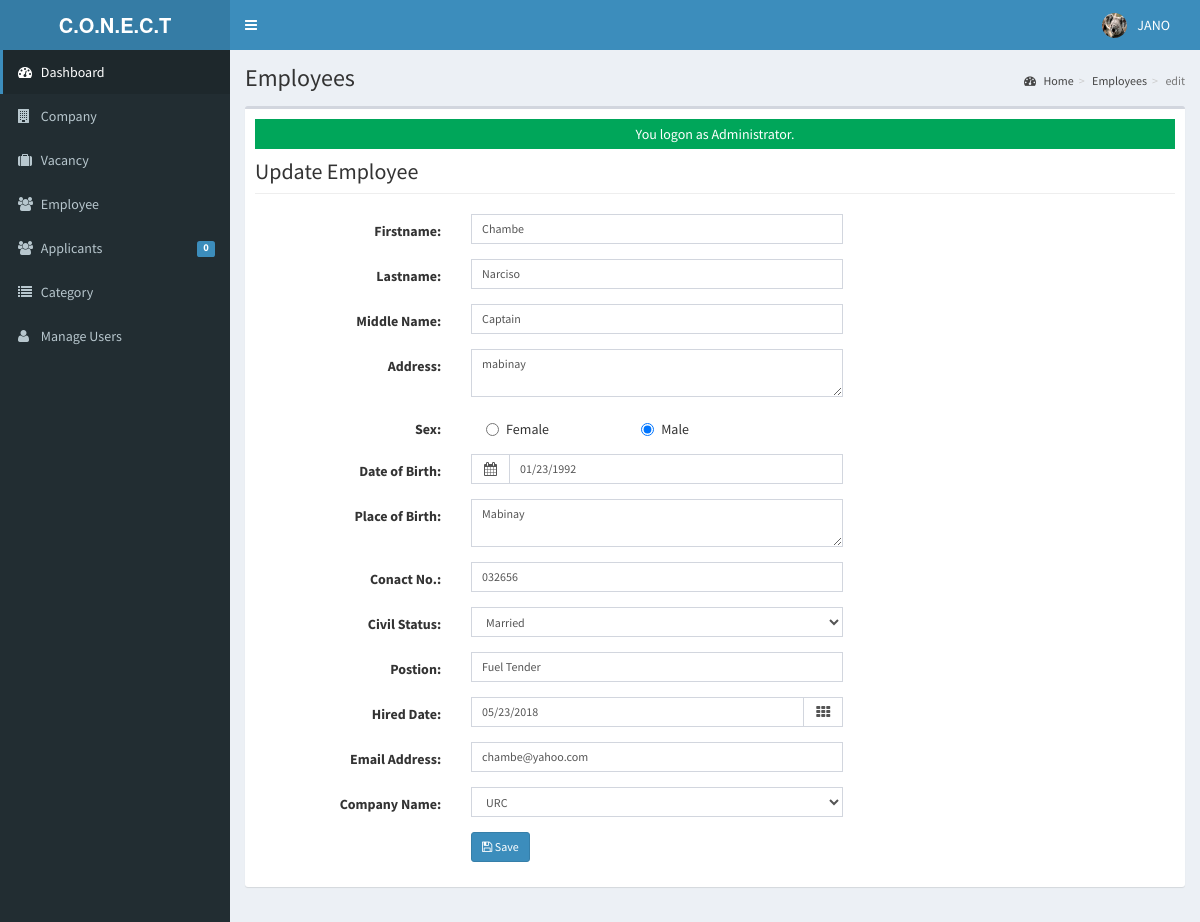
Screenshot of /admin/employee/index.php?view=edit&id=2018001 (signed in) with the database file from the repository.
### tables this page shows
CREATE TABLE IF NOT EXISTS `tblusers` (
  `USERID` varchar(30) NOT NULL,
  `FULLNAME` varchar(40) NOT NULL,
  `USERNAME` varchar(90) NOT NULL,
  `PASS` varchar(90) NOT NULL,
  `ROLE` varchar(30) NOT NULL,
  `PICLOCATION` varchar(255) NOT NULL,
  PRIMARY KEY (`USERID`)
);

CREATE TABLE IF NOT EXISTS `tblemployees` (
  `INCID` int(11) NOT NULL AUTO_INCREMENT,
  `EMPLOYEEID` varchar(30) NOT NULL,
  `FNAME` varchar(50) NOT NULL,
  `LNAME` varchar(50) NOT NULL,
  `MNAME` varchar(50) NOT NULL,
  `ADDRESS` varchar(90) NOT NULL,
  `BIRTHDATE` date NOT NULL,
  `BIRTHPLACE` varchar(90) NOT NULL,
  `AGE` int(11) NOT NULL,
  `SEX` varchar(30) NOT NULL,
  `CIVILSTATUS` varchar(30) NOT NULL,
  `TELNO` varchar(40) NOT NULL,
  `EMP_EMAILADDRESS` varchar(90) NOT NULL,
  `CELLNO` varchar(30) NOT NULL,
  `POSITION` varchar(50) NOT NULL,
  `WORKSTATS` varchar(90) NOT NULL,
  `EMPPHOTO` varchar(255) NOT NULL,
  `EMPUSERNAME` varchar(90) NOT NULL,
  `EMPPASSWORD` varchar(125) NOT NULL,
  `DATEHIRED` date NOT NULL,
  `COMPANYID` int(11) NOT NULL,
  PRIMARY KEY (`INCID`),
  UNIQUE KEY `EMPLOYEEID` (`EMPLOYEEID`)
);

### admin/employee/edit.php (the view, shortened to what the rows shown need)
<?php
 @$empid = $_GET['id'];
  $employee = New Employee();
  $emp = $employee->single_employee($empid);
 ?>
       <div class="center wow fadeInDown">
             <h2 class="page-header">Update Employee</h2>
        </div>
                 <form class="form-horizontal span6" action="controller.php?action=edit" method="POST">
                 <div class="form-group">
                      <div class="col-md-8">
                        <div class="col-md-8">
                           <input class="form-control input-sm" id="FNAME" name="FNAME" placeholder=
                              "Firstname" type="text" value="<?php echo $emp->FNAME;?>"   autocomplete="off">
                        </div>
                      </div>
                    </div>
                    <div class="form-group">
                      <div class="col-md-8">
                        <div class="col-md-8">
                          <input  class="form-control input-sm" id="LNAME" name="LNAME" placeholder=
                              "Lastname"   value="<?php echo $emp->LNAME;?>"    autocomplete="off">
                          </div>
                      </div>
                    </div>
                    <div class="form-group">
                      <div class="col-md-8">
                        <div class="col-md-8">
                          <input  class="form-control input-sm" id="MNAME" name="MNAME" placeholder=
                              "Middle Name"   value="<?php echo $emp->MNAME;?>"     autocomplete="off">
                        </div>
                      </div>
                    </div>
                   <div class="form-group">
                    <div class="col-md-8">
                      <div class="col-md-8">
                         <textarea class="form-control input-sm" id="ADDRESS" name="ADDRESS" placeholder=
                            "Address" type="text" value="" required   autocomplete="off"><?php echo $emp->ADDRESS;?></textarea>
                      </div>
                    </div>
                  </div>
                  <div class="form-group">
                    <div class="col-md-8">
                      <div class="col-md-8">
                        <div class="input-group">
                            <span class="input-group-addon">
                             <i class="fa fa-calendar"></i>
                            </span>
                             <input class="form-control input-sm date_picker" id="BIRTHDATE" name="BIRTHDATE" placeholder="Date of Birth" type="text"    value="<?php echo date_format(date_create($emp->BIRTHDATE),'m/d/Y');?>" required  autocomplete="off">
                        </div>
                      </div>
                    </div>
                  </div>
                    <div class="form-group">
                                <div class="col-md-8">
                                  <div class="col-md-8">
                                     <textarea class="form-control input-sm" id="BIRTHPLACE" name="BIRTHPLACE" placeholder=
                                        "Place of Birth" type="text" value="" required
                                        autocomplete="off"><?php echo $emp->BIRTHPLACE;?></textarea>
                                  </div>
                                </div>
                              </div>
                             <div class="form-group">
                              <div class="col-md-8">
                                <div class="col-md-8">
                                   <input class="form-control input-sm" id="TELNO" name="TELNO" placeholder=
                                      "Conact No." type="text" any value="<?php echo $emp->TELNO;?>" required   autocomplete="off">
                                </div>
                              </div>
                            </div>
                            <div class="form-group">
                              <div class="col-md-8">
                                <div class="col-md-8">
                                   <input class="form-control input-sm" id="POSITION" name="POSITION" placeholder=
                                      "Postion" type="text" any value="<?php echo $emp->POSITION;?>" required   autocomplete="off">
                                </div>
                              </div>
                            </div>
                            <div class="form-group">
                              <div class="col-md-8">
                                <div class="col-md-8">
                                    <div class="input-group date  " data-provide="datepicker" data-date="2012-12-21T15:25:00Z">
                                   <input type="input" class="form-control input-sm date_picker" id="HIREDDATE" name="EMP_HIREDDATE" placeholder="mm/dd/yyyy"   autocomplete="false" value="<?php echo date_format(date_create($emp->DATEHIRED),'m/d/Y'); ?>"/>
                                     <span class="input-group-addon"><i class="fa fa-th"></i></span>
                                 </div>
                                </div>
                              </div>
                            </div>
                            <div class="form-group">
                              <div class="col-md-8">
                                <div class="col-md-8">
                                   <input type="Email" class="form-control input-sm" id="EMP_EMAILADDRESS" name="EMP_EMAILADDRESS" placeholder="Email Address"   autocomplete="false" value="<?php echo  $emp->EMP_EMAILADDRESS; ?>"/>
                                </div>
                              </div>
                            </div>
        </form>

### admin/theme/templates.php (shortened to what the rows shown need)
<!DOCTYPE html>
<html>
    <head>
        <link rel="stylesheet" href="<?php echo web_root;?>bootstrap/css/bootstrap.min.css">
        <link rel="stylesheet" href="<?php echo web_root;?>plugins/font-awesome/css/font-awesome.min.css">
        <link rel="stylesheet" href="<?php echo web_root;?>dist/css/AdminLTE.min.css">
        <link rel="stylesheet" href="<?php echo web_root;?>dist/css/skins/_all-skins.min.css">
        <link rel="stylesheet" href="<?php echo web_root;?>plugins/iCheck/flat/blue.css">
        <link rel="stylesheet" href="<?php echo web_root;?>plugins/morris/morris.css">
        <link rel="stylesheet" href="<?php echo web_root;?>plugins/jvectormap/jquery-jvectormap-1.2.2.css">
        <link href="<?php echo web_root; ?>plugins/datepicker/bootstrap-datetimepicker.min.css" rel="stylesheet" media="screen">
        <link rel="stylesheet" href="<?php echo web_root;?>plugins/dataTables/jquery.dataTables.min.css">
        <link rel="stylesheet" href="<?php echo web_root;?>plugins/bootstrap-wysihtml5/bootstrap3-wysihtml5.min.css">
    </head>
 <body class="hold-transition skin-blue fixed sidebar-mini">
<div class="wrapper">
  <header class="main-header">
    <nav class="navbar navbar-static-top" role="navigation">
      <div class="navbar-custom-menu">
        <ul class="nav navbar-nav">
          <?php
              $user = New User();
              $singleuser = $user->single_user($_SESSION['ADMIN_USERID']);
          ?>
          <li class="dropdown user user-menu" style="padding-right: 15px;"  >
            <a href="#" class="dropdown-toggle" data-toggle="dropdown">
              <img src="<?php echo web_root.'admin/user/'. $singleuser->PICLOCATION;?>" class="user-image" alt="User Image">
              <span class="hidden-xs"><?php echo $singleuser->FULLNAME; ?></span>
            </a>
          </li>
        </ul>
      </div>
    </nav>
  </header>
  <div class="content-wrapper">
  <section class="content-header">
      <h1>
        <?php echo isset($title) ? $title : ''; ?>
      </h1>
    </section>
         <section class="content">
          <div class="row">
            <div class="col-xs-12">
              <div class="box">
                <div class="box-body">
              <?php
               require_once $content;
               ?>
             </div>
             </div>
           </div>
         </div>
         </section>
 </div>
    </body>
</html>

### rows the page displays
tblusers: PICLOCATION (picture), FULLNAME "JANO"
tblemployees: FNAME "Chambe", LNAME "Narciso", MNAME "Captain", ADDRESS "mabinay", BIRTHDATE "01/23/1992", BIRTHPLACE "Mabinay", TELNO "032656", POSITION "Fuel Tender", EMP_HIREDDATE "05/23/2018", EMP_EMAILADDRESS "chambe@yahoo.com"

### other values shown
$pending->APPL "0"
$title "Employees"
$_GET['view'] "edit"
$_SESSION['message'] "You logon as Administrator."
form field COMPANYID "URC"
